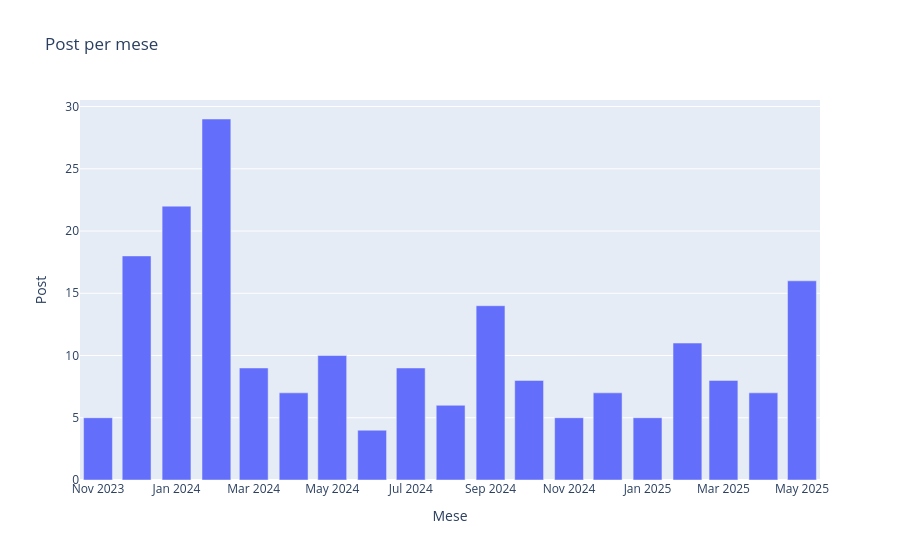
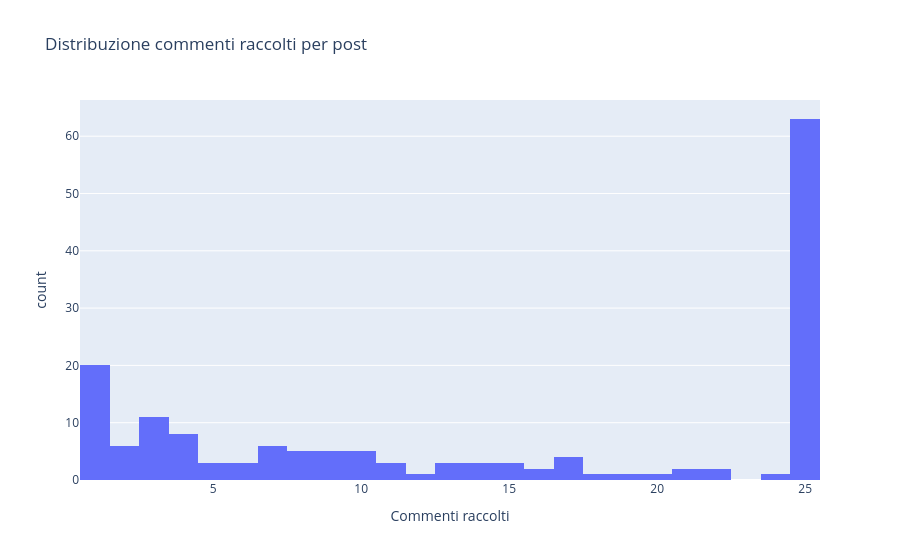

The notebook cell these images were saved under, in order:
### Markdown cell above
## Statistiche del corpus

### Code cell
import plotly.express as px

print("=" * 50)
print("STATISTICHE CORPUS")
print("=" * 50)
print(f"Post totali              : {len(df_posts)}")
print(f"  - con testo (selftext) : {(df_posts['selftext'] != '').sum()}")
print(f"  - solo link            : {(df_posts['selftext'] == '').sum()}")
print(f"Commenti totali          : {len(df_comments)}")
print(f"Media commenti per post  : {len(df_comments)/len(df_posts):.1f}")
print(f"Autori unici (post)      : {df_posts['author'].nunique()}")
print(f"Autori unici (commenti)  : {df_comments['author'].nunique()}")
print(f"Periodo post             : {df_posts['timestamp'].min()[:10]} → {df_posts['timestamp'].max()[:10]}")

# Post per mese
df_posts["mese"] = df_posts["timestamp"].str[:7]
fig1 = px.bar(df_posts["mese"].value_counts().sort_index().reset_index(),
              x="mese", y="count", title="Post per mese",
              labels={"mese": "Mese", "count": "Post"})
fig1.show()

# Distribuzione commenti per post
commenti_per_post = df_comments.groupby("post_id").size().reset_index(name="n_commenti")
fig2 = px.histogram(commenti_per_post, x="n_commenti", nbins=26,
                    title="Distribuzione commenti raccolti per post",
                    labels={"n_commenti": "Commenti raccolti", "count": "Post"})
fig2.show()

# Top 10 post per score
print("\nTop 10 post per score:")
display(df_posts.nlargest(10, "score")[["title", "score", "num_comments", "timestamp"]])

### Figure 1 — Plotly figure (JSON) as saved in the notebook; plotly's stock layout.template omitted (floating-point values rounded to 4 significant figures)
{"data": [{"hovertemplate": "Mese=%{x}<br>Post=%{y}<extra></extra>", "legendgroup": "", "marker": {"color": "#636efa", "pattern": {"shape": ""}}, "name": "", "orientation": "v", "showlegend": false, "textposition": "auto", "x": ["2023-11", "2023-12", "2024-01", "2024-02", "2024-03", "2024-04", "2024-05", "2024-06", "2024-07", "2024-08", "2024-09", "2024-10", "2024-11", "2024-12", "2025-01", "2025-02", "2025-03", "2025-04", "2025-05"], "xaxis": "x", "y": [5, 18, 22, 29, 9, 7, 10, 4, 9, 6, 14, 8, 5, 7, 5, 11, 8, 7, 16], "yaxis": "y", "type": "bar"}], "layout": {"xaxis": {"anchor": "y", "domain": [0.0, 1.0], "title": {"text": "Mese"}}, "yaxis": {"anchor": "x", "domain": [0.0, 1.0], "title": {"text": "Post"}}, "legend": {"tracegroupgap": 0}, "title": {"text": "Post per mese"}, "barmode": "relative"}}

### Figure 2 — Plotly figure (JSON) as saved in the notebook; plotly's stock layout.template omitted (floating-point values rounded to 4 significant figures; data arrays with more than 128 entries replaced by an {"elided": "..."} marker saying what was removed)
{"data": [{"bingroup": "x", "hovertemplate": "Commenti raccolti=%{x}<br>count=%{y}<extra></extra>", "legendgroup": "", "marker": {"color": "#636efa", "pattern": {"shape": ""}}, "name": "", "nbinsx": 26, "orientation": "v", "showlegend": false, "x": {"elided": "162 int values"}, "xaxis": "x", "yaxis": "y", "type": "histogram"}], "layout": {"xaxis": {"anchor": "y", "domain": [0.0, 1.0], "title": {"text": "Commenti raccolti"}}, "yaxis": {"anchor": "x", "domain": [0.0, 1.0], "title": {"text": "count"}}, "legend": {"tracegroupgap": 0}, "title": {"text": "Distribuzione commenti raccolti per post"}, "barmode": "relative"}}
